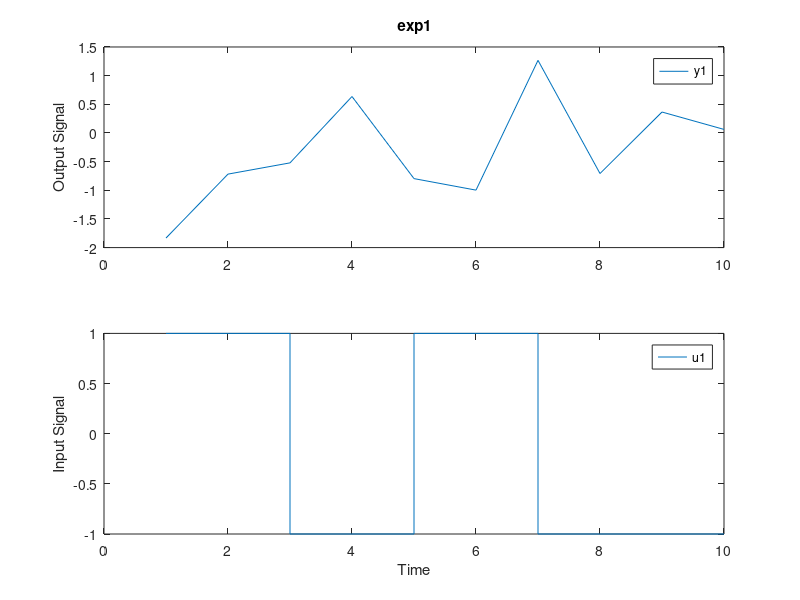

Reproduce this figure in MATLAB. (Note: this script raises an error after producing the figure.)
u = sign(randn(200,2)); % 2 inputs
y = randn(200,1);       % 1 output
ts = 0.1;               % The sampling interval
z = iddata(y,u,ts);
plot(z(:,1,1)) % Data subset with Input 1 and Output 1.
plot(z(:,1,2)) % Data subset with Input 2 and Output 1.
u = z.u;   % or, equivalently u = get(z,'u');
y = z.y;   % or, equivalently y = get(z,'y');
zp = z(48:79);
zs = z(:,1,2);  % The ':' refers to all the data time points.
plot(z(45:54,1,2)) % samples 45 to 54 of response from second input to the first output.
set(z,'InputName',{'Voltage';'Current'},'OutputName','Speed');
z.inputn = {'Voltage';'Current'}; % Autofill is used for properties
z.outputn = 'Speed';    % Upper and lower cases are also ignored
z.InputUnit = {'Volt';'Ampere'};
z.OutputUnit = 'm/s';
z2 = iddata(rand(200,1),ones(200,1),0.1,'OutputName','New Output',...
    'InputName','New Input');
z3 = [z,z2]
plot(z3(:,1,1)) % Data subset with Input 2 and Output 1.